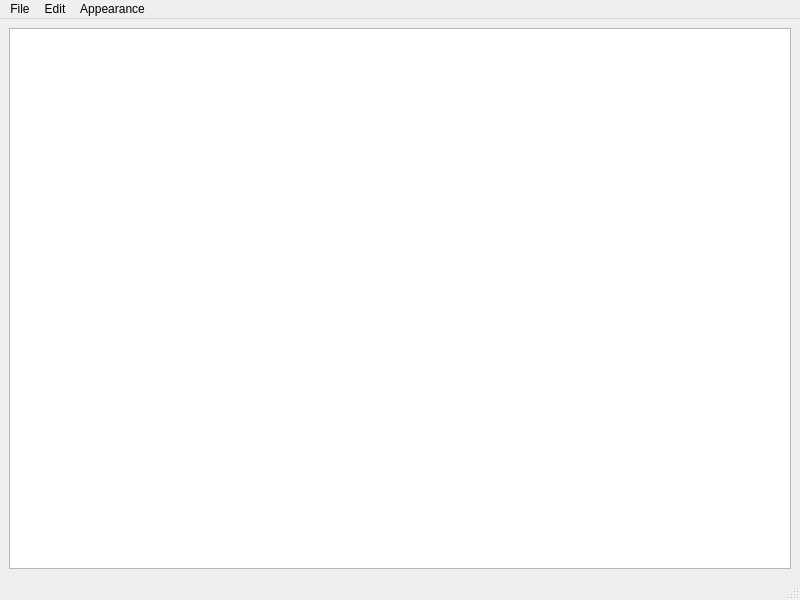
<?xml version="1.0" encoding="UTF-8"?>
<ui version="4.0">
 <class>MainWindow</class>
 <widget class="QMainWindow" name="MainWindow">
  <property name="geometry">
   <rect>
    <x>0</x>
    <y>0</y>
    <width>800</width>
    <height>600</height>
   </rect>
  </property>
  <property name="windowTitle">
   <string>Untitled</string>
  </property>
  <widget class="QWidget" name="centralwidget">
   <layout class="QGridLayout" name="gridLayout">
    <item row="0" column="0">
     <widget class="QTextEdit" name="textEdit"/>
    </item>
   </layout>
  </widget>
  <widget class="QMenuBar" name="menubar">
   <property name="geometry">
    <rect>
     <x>0</x>
     <y>0</y>
     <width>800</width>
     <height>27</height>
    </rect>
   </property>
   <widget class="QMenu" name="menuFile">
    <property name="title">
     <string>File</string>
    </property>
    <addaction name="actionNew"/>
    <addaction name="actionOpen"/>
    <addaction name="separator"/>
    <addaction name="actionSave"/>
    <addaction name="actionSave_As"/>
    <addaction name="actionClose"/>
   </widget>
   <widget class="QMenu" name="menuEdit">
    <property name="title">
     <string>Edit</string>
    </property>
    <addaction name="actionUndo"/>
    <addaction name="actionRedo"/>
    <addaction name="separator"/>
    <addaction name="actionCopy"/>
    <addaction name="actionCut"/>
    <addaction name="actionPaste"/>
   </widget>
   <widget class="QMenu" name="menuAppearance">
    <property name="title">
     <string>Appearance</string>
    </property>
    <addaction name="actionSet_Dark_Mode"/>
    <addaction name="actionSet_Light_Mode"/>
    <addaction name="separator"/>
    <addaction name="actionIncrease_Font_Size"/>
    <addaction name="actionDecrease_Font_Size"/>
   </widget>
   <addaction name="menuFile"/>
   <addaction name="menuEdit"/>
   <addaction name="menuAppearance"/>
  </widget>
  <widget class="QStatusBar" name="statusbar"/>
  <action name="actionNew">
   <property name="text">
    <string>New</string>
   </property>
   <property name="shortcut">
    <string>Ctrl+N</string>
   </property>
  </action>
  <action name="actionSave">
   <property name="text">
    <string>Save</string>
   </property>
   <property name="shortcut">
    <string>Ctrl+S</string>
   </property>
  </action>
  <action name="actionSave_As">
   <property name="text">
    <string>Save As</string>
   </property>
   <property name="shortcut">
    <string>Ctrl+Shift+S</string>
   </property>
   <property name="shortcutVisibleInContextMenu">
    <bool>true</bool>
   </property>
  </action>
  <action name="actionClose">
   <property name="text">
    <string>Close</string>
   </property>
   <property name="shortcut">
    <string>Ctrl+W</string>
   </property>
  </action>
  <action name="actionUndo">
   <property name="text">
    <string>Undo</string>
   </property>
   <property name="shortcut">
    <string>Ctrl+Z</string>
   </property>
  </action>
  <action name="actionRedo">
   <property name="text">
    <string>Redo</string>
   </property>
   <property name="shortcut">
    <string>Ctrl+Y</string>
   </property>
  </action>
  <action name="actionCut">
   <property name="text">
    <string>Cut</string>
   </property>
   <property name="shortcut">
    <string>Ctrl+X</string>
   </property>
  </action>
  <action name="actionCopy">
   <property name="text">
    <string>Copy</string>
   </property>
   <property name="shortcut">
    <string>Ctrl+C</string>
   </property>
  </action>
  <action name="actionPaste">
   <property name="text">
    <string>Paste</string>
   </property>
   <property name="shortcut">
    <string>Ctrl+V</string>
   </property>
  </action>
  <action name="actionSet_Dark_Mode">
   <property name="text">
    <string>Set Dark Mode</string>
   </property>
  </action>
  <action name="actionSet_Light_Mode">
   <property name="text">
    <string>Set Light Mode</string>
   </property>
  </action>
  <action name="actionIncrease_Font_Size">
   <property name="text">
    <string>Increase Font Size</string>
   </property>
  </action>
  <action name="actionOpen">
   <property name="text">
    <string>Open</string>
   </property>
   <property name="shortcut">
    <string>Ctrl+O</string>
   </property>
  </action>
  <action name="actionDecrease_Font_Size">
   <property name="text">
    <string>Decrease Font Size</string>
   </property>
  </action>
 </widget>
 <resources/>
 <connections/>
</ui>
